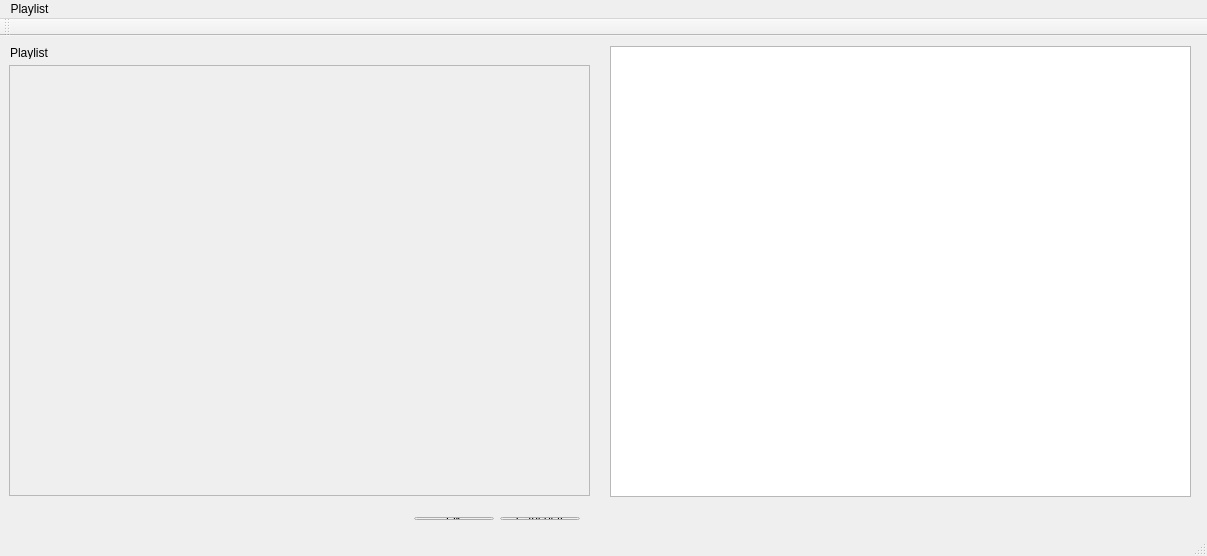
<?xml version="1.0" encoding="UTF-8"?>
<ui version="4.0">
 <class>MainWindow</class>
 <widget class="QMainWindow" name="MainWindow">
  <property name="geometry">
   <rect>
    <x>0</x>
    <y>0</y>
    <width>1207</width>
    <height>556</height>
   </rect>
  </property>
  <property name="windowTitle">
   <string>MainWindow</string>
  </property>
  <widget class="QWidget" name="centralWidget">
   <widget class="QTextEdit" name="monitor">
    <property name="geometry">
     <rect>
      <x>610</x>
      <y>10</y>
      <width>581</width>
      <height>451</height>
     </rect>
    </property>
   </widget>
   <widget class="QWidget" name="layoutWidget">
    <property name="geometry">
     <rect>
      <x>10</x>
      <y>470</y>
      <width>581</width>
      <height>25</height>
     </rect>
    </property>
    <layout class="QHBoxLayout" name="horizontalLayout">
     <item>
      <spacer name="horizontalSpacer">
       <property name="orientation">
        <enum>Qt::Horizontal</enum>
       </property>
       <property name="sizeHint" stdset="0">
        <size>
         <width>498</width>
         <height>20</height>
        </size>
       </property>
      </spacer>
     </item>
     <item>
      <widget class="QPushButton" name="btOk">
       <property name="text">
        <string>Ok</string>
       </property>
      </widget>
     </item>
     <item>
      <widget class="QPushButton" name="btCancel">
       <property name="text">
        <string>Cancelar</string>
       </property>
      </widget>
     </item>
    </layout>
   </widget>
   <widget class="QLabel" name="label">
    <property name="geometry">
     <rect>
      <x>10</x>
      <y>10</y>
      <width>47</width>
      <height>13</height>
     </rect>
    </property>
    <property name="text">
     <string>Playlist</string>
    </property>
   </widget>
   <widget class="QScrollArea" name="playlist">
    <property name="geometry">
     <rect>
      <x>9</x>
      <y>29</y>
      <width>581</width>
      <height>431</height>
     </rect>
    </property>
    <property name="widgetResizable">
     <bool>true</bool>
    </property>
    <widget class="QWidget" name="scrollAreaWidgetContents">
     <property name="geometry">
      <rect>
       <x>0</x>
       <y>0</y>
       <width>579</width>
       <height>429</height>
      </rect>
     </property>
    </widget>
   </widget>
  </widget>
  <widget class="QMenuBar" name="menuBar">
   <property name="geometry">
    <rect>
     <x>0</x>
     <y>0</y>
     <width>1207</width>
     <height>21</height>
    </rect>
   </property>
   <widget class="QMenu" name="menuTeste">
    <property name="title">
     <string>Playlist</string>
    </property>
    <addaction name="actionNew"/>
    <addaction name="actionOpen"/>
   </widget>
   <addaction name="menuTeste"/>
  </widget>
  <widget class="QToolBar" name="mainToolBar">
   <attribute name="toolBarArea">
    <enum>TopToolBarArea</enum>
   </attribute>
   <attribute name="toolBarBreak">
    <bool>false</bool>
   </attribute>
  </widget>
  <widget class="QStatusBar" name="statusBar"/>
  <action name="actionNew">
   <property name="text">
    <string>New</string>
   </property>
  </action>
  <action name="actionOpen">
   <property name="text">
    <string>Open</string>
   </property>
  </action>
 </widget>
 <layoutdefault spacing="6" margin="11"/>
 <resources/>
 <connections/>
</ui>
